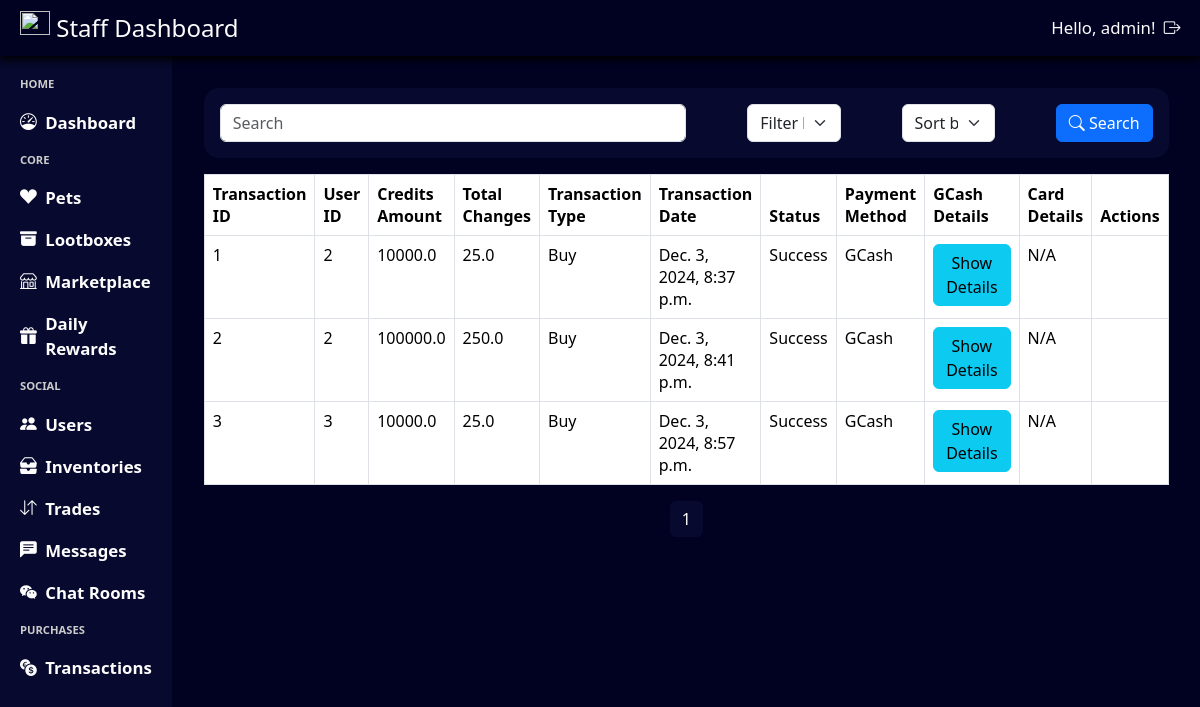
The app's page /staff/transactions/ (signed in), older data.
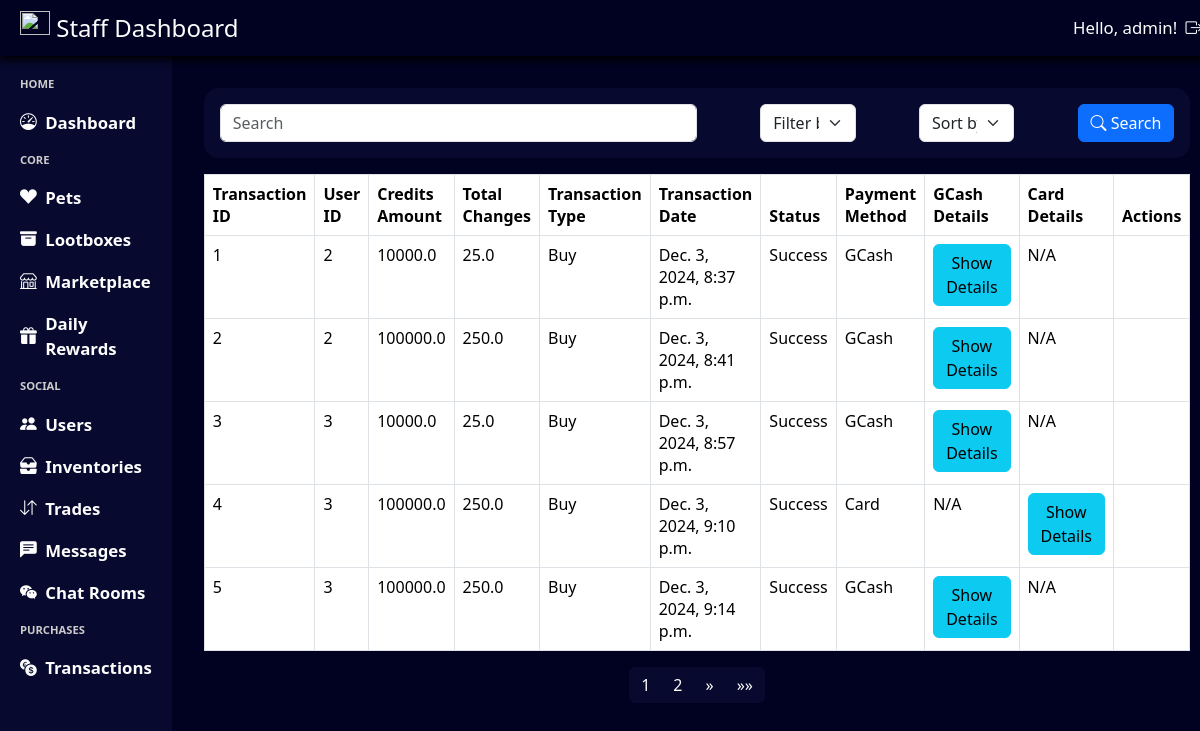
The same page, newer data.
### checkout_system/models.py (models this page shows, shortened)
class Transaction(models.Model):
    PAYMENT_METHOD_CHOICES = [
        ('GCASH', 'GCash'),
        ('CARD', 'Card'),
    ]
    TRANSACTION_TYPE_CHOICES = [
        ('BUY', 'Buy'),
        ('SELL', 'Sell'),
    ]
    STATUS_CHOICES = [
        ('WAITING', 'Waiting'),
        ('SUCCESS', 'Success'),
        ('DECLINED', 'Declined'),
    ]
    transaction_id = models.AutoField(primary_key=True)
    user_id = models.IntegerField()
    credits_amount = models.FloatField(default=0.0)
    total_changes = models.FloatField(default=0.0)
    transaction_type = models.CharField(max_length=20, choices=TRANSACTION_TYPE_CHOICES, default='BUY')
    transaction_date = models.DateTimeField(auto_now_add=True)
    status = models.CharField(max_length=20,  choices=STATUS_CHOICES, default='WAITING')
    payment_method = models.CharField(max_length=5, choices=PAYMENT_METHOD_CHOICES)
    gcash_details = models.ForeignKey(GCashDetails, on_delete=models.CASCADE, blank=True, null=True)
    card_details = models.ForeignKey(CardDetails, on_delete=models.CASCADE, blank=True, null=True)

### admin_system/views.py (the view, shortened to what this page needs)
# urls.py: path('transactions/', views.query_transactions, name='staff_transactions'),
@login_required
@user_passes_test(login_url='admin_login', test_func=is_staff)
def query_transactions(request):
    query = request.GET.get('search', '')
    filter_by = request.GET.get('filter', 'transaction_id')
    sort_by = request.GET.get('sort', 'ascending')
    transactions = Transaction.objects.all()
    if sort_by == 'ascending':
        transactions = transactions.order_by(filter_by)
    elif sort_by == 'descending':
        transactions = transactions.order_by(f'-{filter_by}')
    paginator = Paginator(transactions, 5)  # Show 10 transactions per page
    page_number = request.GET.get('page')
    page_obj = paginator.get_page(page_number)
    return render(request, 'staff_transactions.html', {'page_obj': page_obj, 'transactions' : transactions})

### admin_system/views.py (called while the page is built)
def is_staff(user):
    return user.is_staff

### base_template/context_processor.py (called while the page is built)
def profile_context(request):
    if request.user.is_authenticated:
        try:
            profile = Profile.objects.get(user = request.user)
            return {'navbar_profile': profile}
        except Profile.DoesNotExist:
            return {'navbar_profile': None}
    return {'navbar_profile': None}

### notification/context_processor.py (called while the page is built)
def notification_context(request):
    if request.user.is_authenticated:
        notifications = Notification.objects.filter(user=request.user, notif_status=Notification.Status.unread).count()
        return {'notifications': notifications}
    return {'notifications': 0}

### admin_system/templates/staff_transactions.html (shortened to what this page needs)
{% extends "staff_template.html" %}
{% load static %}
{% block css %}
    <link rel="stylesheet" href="{% static 'staff_transactions.css' %}"/>
{% endblock %}
{% block content %}
<div class="staff-transactions-container">
    <form class="staff-transactions-header" method="get" action="{% url 'staff_transactions' %}">
        <div id="search-container">
            <input type="text" name="search" class="form-control staff-transactions-header-search" placeholder="Search" aria-label="Search" aria-describedby="basic-addon1">
        </div>
        <select name="filter" class="form-select staff-transactions-header-filter" aria-label="Filter">
            <option value="transaction_id" selected>Filter by: Transaction ID</option>
        </select>
        <select name="sort" class="form-select staff-transactions-header-sort" aria-label="Sort">
            <option value="" selected disabled>Sort by:</option>
        </select>
        <button class="btn btn-primary staff-transactions-header-button" id="staff-transactions-header-button-search">
            <i class="bi bi-search"></i>
            Search
        </button>
    </form>
    <table class="table table-bordered">
        <thead>
            <tr>
                <th>Transaction ID</th>
                <th>User ID</th>
                <th>Credits Amount</th>
                <th>Total Changes</th>
                <th>Transaction Type</th>
                <th>Transaction Date</th>
                <th>Status</th>
                <th>Payment Method</th>
                <th>GCash Details</th>
                <th>Card Details</th>
                <th>Actions</th>
            </tr>
        </thead>
        <tbody>
            {% for transaction in page_obj %}
            <tr>
                <td>{{ transaction.transaction_id }}</td>
                <td>{{ transaction.user_id }}</td>
                <td>{{ transaction.credits_amount }}</td>
                <td>{{ transaction.total_changes }}</td>
                <td>{{ transaction.get_transaction_type_display }}</td>
                <td>{{ transaction.transaction_date }}</td>
                <td>{{ transaction.get_status_display }}</td>
                <td>{{ transaction.get_payment_method_display }}</td>
                <td>
                    {% if transaction.gcash_details %}
                        <button type="button" class="btn btn-info" data-toggle="modal" data-target="#gcashDetailsModal{{ transaction.gcash_details.id }}">Show Details</button>
                    {% else %}
                        N/A
                    {% endif %}
                </td>
                <td>
                    {% if transaction.card_details %}
                        <button type="button" class="btn btn-info" data-toggle="modal" data-target="#cardDetailsModal{{ transaction.card_details.id }}">Show Details</button>
                    {% else %}
                        N/A
                    {% endif %}
                </td>
                <td>
                </td>
            </tr>
            {% endfor %}
        </tbody>
    </table>
    <nav aria-label="Page navigation">
        <ul class="pagination">
            {% for num in page_obj.paginator.page_range %}
                {% if page_obj.number == num %}
                    <li class="page-item active"><a class="page-link" href="#">{{ num }}</a></li>
                {% elif num > page_obj.number|add:'-3' and num < page_obj.number|add:'3' %}
                    <li class="page-item"><a class="page-link" href="?page={{ num }}">{{ num }}</a></li>
                {% endif %}
            {% endfor %}
            {% if page_obj.has_next %}
            <li class="page-item">
                <a class="page-link" href="?page={{ page_obj.next_page_number }}" aria-label="Next">
                    <span aria-hidden="true">&raquo;</span>
                </a>
            </li>
            <li class="page-item">
                <a class="page-link" href="?page={{ page_obj.paginator.num_pages }}" aria-label="Last">
                    <span aria-hidden="true">&raquo;&raquo;</span>
                </a>
            </li>
            {% endif %}
        </ul>
    </nav>
</div>
{% endblock %}

Row changes from the older to the newer data that the page shows:
added Transaction: shows "N/A"
added Transaction: shows "N/A"
Text that changed along with them:
new list line: "2"
